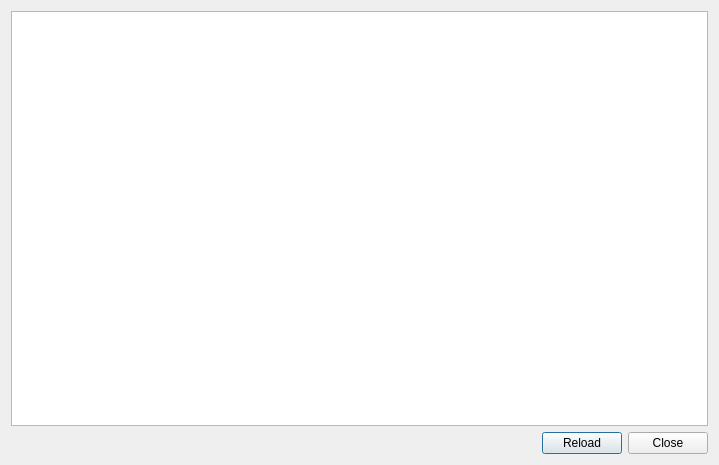
<?xml version="1.0" encoding="UTF-8"?>
<ui version="4.0">
 <class>PluginSettingsDialog</class>
 <widget class="QDialog" name="PluginSettingsDialog">
  <property name="geometry">
   <rect>
    <x>0</x>
    <y>0</y>
    <width>719</width>
    <height>465</height>
   </rect>
  </property>
  <property name="windowTitle">
   <string>Plugin settings</string>
  </property>
  <layout class="QVBoxLayout" name="verticalLayout">
   <item>
    <widget class="QAdvancedTreeView" name="treeView">
     <property name="rootIsDecorated">
      <bool>false</bool>
     </property>
     <property name="itemsExpandable">
      <bool>false</bool>
     </property>
    </widget>
   </item>
   <item>
    <layout class="QHBoxLayout" name="horizontalLayout">
     <item>
      <spacer name="horizontalSpacer">
       <property name="orientation">
        <enum>Qt::Horizontal</enum>
       </property>
       <property name="sizeHint" stdset="0">
        <size>
         <width>40</width>
         <height>20</height>
        </size>
       </property>
      </spacer>
     </item>
     <item>
      <widget class="QPushButton" name="reloadButton">
       <property name="text">
        <string>Reload</string>
       </property>
      </widget>
     </item>
     <item>
      <widget class="QPushButton" name="closeButton">
       <property name="text">
        <string>Close</string>
       </property>
      </widget>
     </item>
    </layout>
   </item>
  </layout>
 </widget>
 <customwidgets>
  <customwidget>
   <class>QAdvancedTreeView</class>
   <extends>QTreeView</extends>
   <header>CustomQt/QAdvancedTreeView.h</header>
  </customwidget>
 </customwidgets>
 <resources/>
 <connections/>
</ui>
